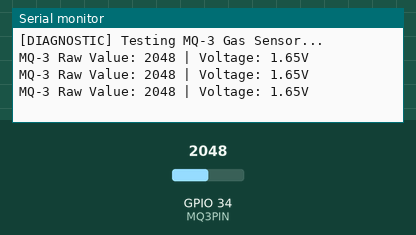
A sketch run on a simulated ESP32. Parts: the last lines printed to the serial monitor. The test bench sets the inputs (shaded band); at power-on: GPIO 34 (MQ3PIN) = 2048 (analog values on the 0–4095 scale).

Above: at 1.3 s.
1.4 s: GPIO 34 (MQ3PIN) set to 2971
At 1.9 s:
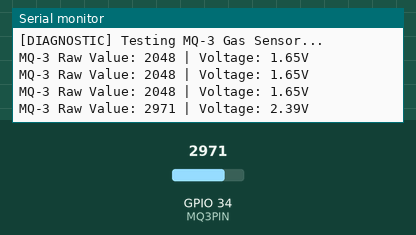
2.9 s: GPIO 34 (MQ3PIN) set to 3058
At 3.4 s:
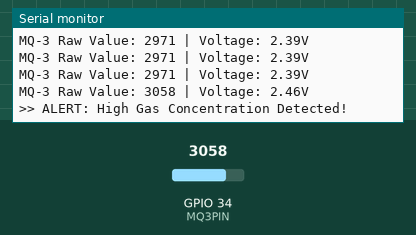
Timing chart, 0 to 5.9 s (numbered marks = the images above; inputs shaded):
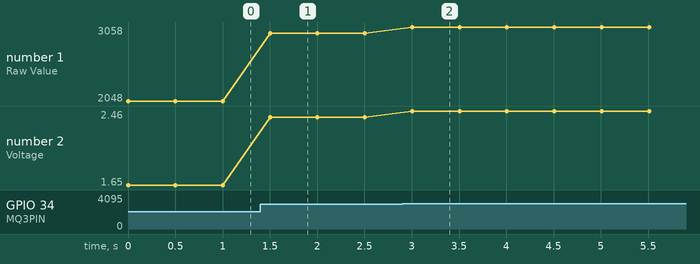

The sketch:

testeMQ.ino
```cpp
#define MQ3PIN 34

void setup() {
  Serial.begin(115200);
  Serial.println(F("[DIAGNOSTIC] Testing MQ-3 Gas Sensor..."));


  analogReadResolution(12);
}

void loop() {
  int rawValue = analogRead(MQ3PIN);


  float voltage = (rawValue / 4095.0) * 3.3;

  Serial.print(F("MQ-3 Raw Value: "));
  Serial.print(rawValue);
  Serial.print(F(" | Voltage: "));
  Serial.print(voltage);
  Serial.println(F("V"));


  if (rawValue > 3000) {
    Serial.println(F(">> ALERT: High Gas Concentration Detected!"));
  }

  delay(500);
}
```

Measured:
- the behaviour switches between 3000 and 3001 on GPIO 34 (MQ3PIN) (found by bisection; images 1 and 2)
- after the input at 1.4 s, the serial monitor: prints a new line after 0.10 s (image 1)
- after the input at 2.9 s, the serial monitor: prints a new line after 0.10 s (image 2)
- plotted number 1: 2048 → 2971 after the input at 1.4 s, 2971 → 3058 after the input at 2.9 s
- plotted number 2: 1.65 → 2.39 after the input at 1.4 s, 2.39 → 2.46 after the input at 2.9 s
